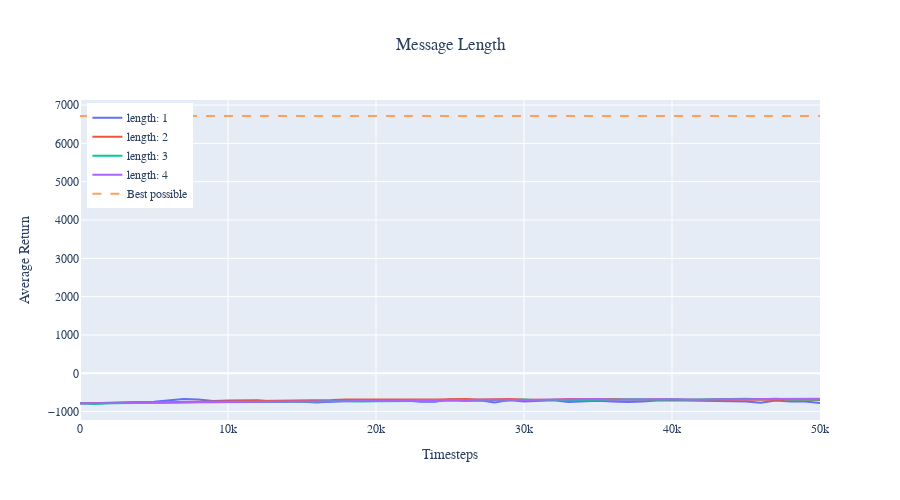

Notebook code for this chart:
### Code cell
fig = go.Figure()
for i, msg_length in enumerate(message_lengths):
    name = (
        "length: {}".format(msg_length)
    )
    fig.add_trace(go.Scatter(x=time_steps, y=learning_curves_messages[i], name=name,))
fig.add_trace(go.Scatter(x=time_steps, y=best_possible, name="Best possible", line=dict(dash="dash")))
# Customize layout
fig.update_layout(
    title="Message Length",
    title_x=0.5,
    xaxis_title="Timesteps",
    yaxis_title="Average Return",
    legend=dict(yanchor="top", y=0.99, xanchor="left", x=0.01),
    font=dict(family="serif", size=12),
    width=900,
    height=500,
)
fig.show()
